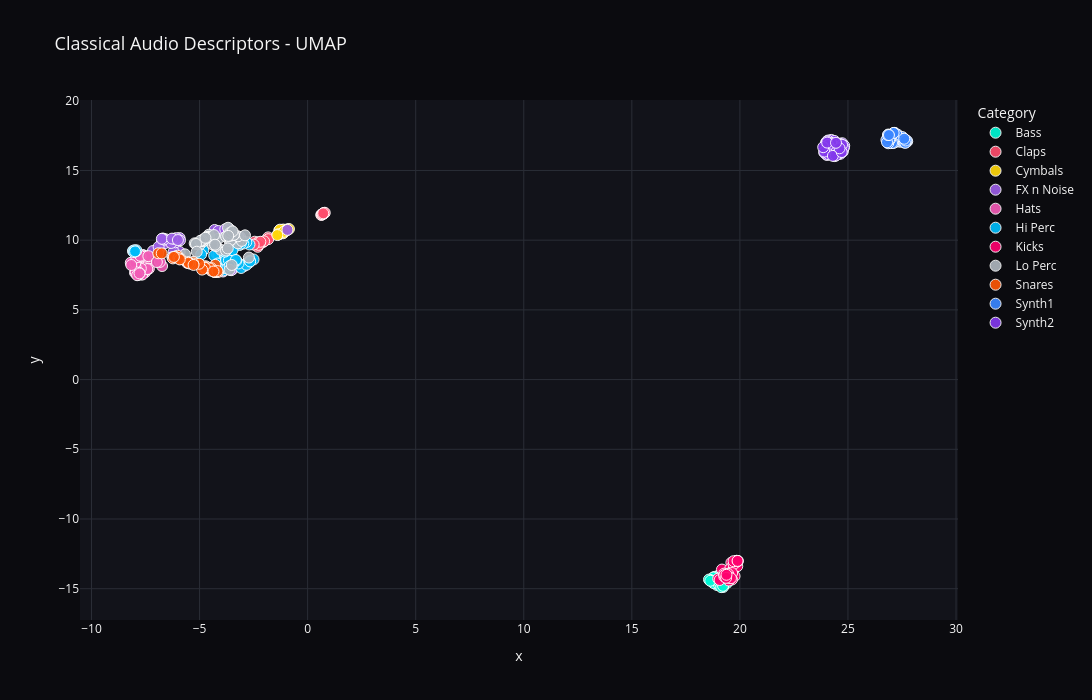

Notebook code cell kept with this figure:
### Code cell
make_interactive_plot(plot_classical, "Classical Audio Descriptors - UMAP")

### Figure 1 — Plotly figure (JSON) as saved in the notebook; plotly's stock layout.template omitted (floating-point values rounded to 4 significant figures)
{"data": [{"customdata": [["bass_001.wav", "Bass"], ["bass_002.wav", "Bass"], ["bass_003.wav", "Bass"], ["bass_004.wav", "Bass"], ["bass_005.wav", "Bass"], ["bass_006.wav", "Bass"], ["bass_007.wav", "Bass"], ["bass_008.wav", "Bass"], ["bass_009.wav", "Bass"], ["bass_010.wav", "Bass"], ["bass_011.wav", "Bass"], ["bass_012.wav", "Bass"], ["bass_013.wav", "Bass"], ["bass_014.wav", "Bass"], ["bass_015.wav", "Bass"], ["bass_016.wav", "Bass"], ["bass_017.wav", "Bass"], ["bass_018.wav", "Bass"], ["bass_019.wav", "Bass"], ["bass_020.wav", "Bass"]], "hovertemplate": "label=%{customdata[1]}<br>x=%{x}<br>y=%{y}<br>filename=%{customdata[0]}<extra></extra>", "legendgroup": "Bass", "marker": {"color": "#00f5d4", "line": {"color": "white", "width": 1}, "opacity": 0.92, "size": 11, "symbol": "circle"}, "mode": "markers", "name": "Bass", "orientation": "v", "showlegend": true, "type": "scatter", "x": [18.71, 19.26, 18.87, 19.02, 18.68, 18.94, 18.77, 19.41, 18.78, 18.83, 19.1, 18.77, 18.66, 18.57, 19.03, 19.22, 19.04, 19.14, 19.22, 18.63], "xaxis": "x", "y": [-14.36, -14.72, -14.3, -14.05, -14.43, -14.74, -14.55, -14.58, -14.59, -14.15, -14.69, -14.19, -14.4, -14.34, -14.71, -14.88, -14.52, -14.89, -14.79, -14.43], "yaxis": "y"}, {"customdata": [["claps_001.wav", "Claps"], ["claps_002.wav", "Claps"], ["claps_003.wav", "Claps"], ["claps_004.wav", "Claps"], ["claps_005.wav", "Claps"], ["claps_006.wav", "Claps"], ["claps_007.wav", "Claps"], ["claps_008.wav", "Claps"], ["claps_009.wav", "Claps"], ["claps_010.wav", "Claps"], ["claps_011.wav", "Claps"], ["claps_012.wav", "Claps"], ["claps_013.wav", "Claps"], ["claps_014.wav", "Claps"], ["claps_015.wav", "Claps"], ["claps_016.wav", "Claps"], ["claps_017.wav", "Claps"], ["claps_018.wav", "Claps"], ["claps_019.wav", "Claps"], ["claps_020.wav", "Claps"], ["claps_021.wav", "Claps"], ["claps_022.wav", "Claps"], ["claps_023.wav", "Claps"], ["claps_024.wav", "Claps"]], "hovertemplate": "label=%{customdata[1]}<br>x=%{x}<br>y=%{y}<br>filename=%{customdata[0]}<extra></extra>", "legendgroup": "Claps", "marker": {"color": "#ff4d6d", "line": {"color": "white", "width": 1}, "opacity": 0.92, "size": 11, "symbol": "circle"}, "mode": "markers", "name": "Claps", "orientation": "v", "showlegend": true, "type": "scatter", "x": [0.63, 0.6994, 0.7192, 0.6824, 0.7647, 0.6515, 0.697, 0.7532, 0.7229, 0.7909, 0.6862, 0.723, -2.451, -1.826, -1.823, -2.31, -2.087, -2.015, -2.3, -2.264, -2.231, -2.276, -2.189, -2.497], "xaxis": "x", "y": [11.81, 11.88, 11.91, 11.86, 11.94, 11.83, 11.88, 11.93, 11.9, 11.97, 11.87, 11.93, 9.89, 10.2, 10.07, 9.527, 9.845, 9.922, 9.836, 9.75, 9.708, 9.66, 9.885, 9.683], "yaxis": "y"}, {"customdata": [["cymbals_001.wav", "Cymbals"], ["cymbals_002.wav", "Cymbals"], ["cymbals_003.wav", "Cymbals"], ["cymbals_004.wav", "Cymbals"], ["cymbals_005.wav", "Cymbals"], ["cymbals_006.wav", "Cymbals"], ["cymbals_007.wav", "Cymbals"], ["cymbals_008.wav", "Cymbals"], ["cymbals_009.wav", "Cymbals"], ["cymbals_010.wav", "Cymbals"], ["cymbals_011.wav", "Cymbals"], ["cymbals_012.wav", "Cymbals"], ["cymbals_013.wav", "Cymbals"], ["cymbals_014.wav", "Cymbals"], ["cymbals_015.wav", "Cymbals"], ["cymbals_016.wav", "Cymbals"], ["cymbals_017.wav", "Cymbals"], ["cymbals_018.wav", "Cymbals"], ["cymbals_019.wav", "Cymbals"], ["cymbals_020.wav", "Cymbals"]], "hovertemplate": "label=%{customdata[1]}<br>x=%{x}<br>y=%{y}<br>filename=%{customdata[0]}<extra></extra>", "legendgroup": "Cymbals", "marker": {"color": "#ffd60a", "line": {"color": "white", "width": 1}, "opacity": 0.92, "size": 11, "symbol": "circle"}, "mode": "markers", "name": "Cymbals", "orientation": "v", "showlegend": true, "type": "scatter", "x": [-1.029, -1.008, -1.062, -1.194, -1.072, 24.09, -1.128, -0.9819, -1.317, -0.9321, -1.329, -1.083, -1.352, -1.217, -1.282, -0.8647, -1.135, -1.347, -1.097, -1.404], "xaxis": "x", "y": [10.73, 10.71, 10.72, 10.55, 10.72, 17.02, 10.76, 10.7, 10.68, 10.78, 10.42, 10.61, 10.42, 10.51, 10.75, 10.8, 10.49, 10.43, 10.6, 10.37], "yaxis": "y"}, {"customdata": [["fx_n_noise_001.wav", "FX n Noise"], ["fx_n_noise_002.wav", "FX n Noise"], ["fx_n_noise_003.wav", "FX n Noise"], ["fx_n_noise_004.wav", "FX n Noise"], ["fx_n_noise_005.wav", "FX n Noise"], ["fx_n_noise_006.wav", "FX n Noise"], ["fx_n_noise_007.wav", "FX n Noise"], ["fx_n_noise_008.wav", "FX n Noise"], ["fx_n_noise_009.wav", "FX n Noise"], ["fx_n_noise_010.wav", "FX n Noise"], ["fx_n_noise_011.wav", "FX n Noise"], ["fx_n_noise_012.wav", "FX n Noise"], ["fx_n_noise_013.wav", "FX n Noise"], ["fx_n_noise_014.wav", "FX n Noise"], ["fx_n_noise_015.wav", "FX n Noise"], ["fx_n_noise_016.wav", "FX n Noise"], ["fx_n_noise_017.wav", "FX n Noise"], ["fx_n_noise_018.wav", "FX n Noise"], ["fx_n_noise_019.wav", "FX n Noise"], ["fx_n_noise_020.wav", "FX n Noise"], ["fx_n_noise_021.wav", "FX n Noise"], ["fx_n_noise_022.wav", "FX n Noise"], ["fx_n_noise_023.wav", "FX n Noise"], ["fx_n_noise_024.wav", "FX n Noise"], ["fx_n_noise_025.wav", "FX n Noise"], ["fx_n_noise_026.wav", "FX n Noise"], ["fx_n_noise_027.wav", "FX n Noise"], ["fx_n_noise_028.wav", "FX n Noise"], ["fx_n_noise_029.wav", "FX n Noise"], ["fx_n_noise_030.wav", "FX n Noise"], ["fx_n_noise_031.wav", "FX n Noise"], ["fx_n_noise_032.wav", "FX n Noise"], ["fx_n_noise_033.wav", "FX n Noise"], ["fx_n_noise_034.wav", "FX n Noise"], ["fx_n_noise_035.wav", "FX n Noise"], ["fx_n_noise_036.wav", "FX n Noise"], ["fx_n_noise_037.wav", "FX n Noise"], ["fx_n_noise_038.wav", "FX n Noise"], ["fx_n_noise_039.wav", "FX n Noise"], ["fx_n_noise_040.wav", "FX n Noise"], ["fx_n_noise_041.wav", "FX n Noise"], ["fx_n_noise_042.wav", "FX n Noise"], ["fx_n_noise_043.wav", "FX n Noise"], ["fx_n_noise_044.wav", "FX n Noise"], ["fx_n_noise_045.wav", "FX n Noise"], ["fx_n_noise_046.wav", "FX n Noise"]], "hovertemplate": "label=%{customdata[1]}<br>x=%{x}<br>y=%{y}<br>filename=%{customdata[0]}<extra></extra>", "legendgroup": "FX n Noise", "marker": {"color": "#9b5de5", "line": {"color": "white", "width": 1}, "opacity": 0.92, "size": 11, "symbol": "circle"}, "mode": "markers", "name": "FX n Noise", "orientation": "v", "showlegend": true, "type": "scatter", "x": [-0.9333, -4.11, -5.923, -4.248, -6.2, -3.916, -4.03, -3.482, -4.239, -3.12, -6.259, -4.04, -3.689, -4.305, -4.213, -3.79, -3.541, -2.905, -4.13, -2.948, -3.81, -5.924, -3.619, -6.675, -6.533, -6.742, -6.594, -6.846, -6.63, -3.944, -7.159, -6.682, -5.907, -6.895, -6.29, -6.116, -6.129, -6.576, -6.316, -6.7, -6.653, -6.169, -6.746, -6.075, -6.275, -6.002], "xaxis": "x", "y": [10.74, 10.52, 9.161, 10.44, 9.175, 7.753, 8.934, 7.903, 8.251, 10.22, 8.783, 10.54, 10.58, 10.73, 9.024, 10.61, 7.846, 8.245, 10.66, 8.141, 10.79, 10.15, 10.79, 9.966, 9.9, 9.872, 10.02, 9.396, 9.763, 8.614, 9.222, 10.1, 9.984, 9.524, 10.0, 9.844, 10.06, 10.07, 9.798, 10.12, 10.04, 10.1, 10.1, 10.15, 10.11, 10.01], "yaxis": "y"}, {"customdata": [["hats_001.wav", "Hats"], ["hats_002.wav", "Hats"], ["hats_003.wav", "Hats"], ["hats_004.wav", "Hats"], ["hats_005.wav", "Hats"], ["hats_006.wav", "Hats"], ["hats_007.wav", "Hats"], ["hats_008.wav", "Hats"], ["hats_009.wav", "Hats"], ["hats_010.wav", "Hats"], ["hats_011.wav", "Hats"], ["hats_012.wav", "Hats"], ["hats_013.wav", "Hats"], ["hats_014.wav", "Hats"], ["hats_015.wav", "Hats"], ["hats_016.wav", "Hats"], ["hats_017.wav", "Hats"], ["hats_018.wav", "Hats"], ["hats_019.wav", "Hats"], ["hats_020.wav", "Hats"], ["hats_021.wav", "Hats"], ["hats_022.wav", "Hats"], ["hats_023.wav", "Hats"], ["hats_024.wav", "Hats"], ["hats_025.wav", "Hats"], ["hats_026.wav", "Hats"], ["hats_027.wav", "Hats"], ["hats_028.wav", "Hats"], ["hats_029.wav", "Hats"], ["hats_030.wav", "Hats"], ["hats_031.wav", "Hats"], ["hats_032.wav", "Hats"], ["hats_033.wav", "Hats"], ["hats_034.wav", "Hats"], ["hats_035.wav", "Hats"], ["hats_036.wav", "Hats"], ["hats_037.wav", "Hats"], ["hats_038.wav", "Hats"], ["hats_039.wav", "Hats"], ["hats_040.wav", "Hats"], ["hats_041.wav", "Hats"], ["hats_042.wav", "Hats"], ["hats_043.wav", "Hats"], ["hats_044.wav", "Hats"]], "hovertemplate": "label=%{customdata[1]}<br>x=%{x}<br>y=%{y}<br>filename=%{customdata[0]}<extra></extra>", "legendgroup": "Hats", "marker": {"color": "#f15bb5", "line": {"color": "white", "width": 1}, "opacity": 0.92, "size": 11, "symbol": "circle"}, "mode": "markers", "name": "Hats", "orientation": "v", "showlegend": true, "type": "scatter", "x": [-7.891, -7.527, -7.818, -7.916, -6.735, -7.536, -7.74, -7.882, -7.515, -8.057, -7.808, -7.43, -7.988, -7.632, -7.817, -7.575, -8.081, -7.502, -7.919, -6.832, -7.544, -7.679, -7.936, -7.653, -7.838, -8.06, -7.346, -7.42, -7.718, -7.967, -7.772, -8.183, -7.968, -7.728, -7.953, -7.849, -7.922, -7.745, -8.161, -7.37, -5.573, -6.976, -7.888, -7.779], "xaxis": "x", "y": [8.555, 7.689, 7.575, 8.068, 8.146, 7.889, 8.095, 8.092, 7.908, 8.421, 8.769, 8.487, 7.666, 8.94, 8.602, 8.89, 8.432, 8.819, 8.489, 8.441, 7.774, 7.55, 8.681, 7.532, 7.505, 8.252, 7.953, 7.926, 7.969, 8.112, 7.643, 8.383, 8.369, 8.821, 7.707, 8.816, 8.767, 8.882, 8.22, 8.854, 8.373, 8.433, 7.486, 7.615], "yaxis": "y"}, {"customdata": [["hi_perc_001.wav", "Hi Perc"], ["hi_perc_002.wav", "Hi Perc"], ["hi_perc_003.wav", "Hi Perc"], ["hi_perc_004.wav", "Hi Perc"], ["hi_perc_005.wav", "Hi Perc"], ["hi_perc_006.wav", "Hi Perc"], ["hi_perc_007.wav", "Hi Perc"], ["hi_perc_008.wav", "Hi Perc"], ["hi_perc_009.wav", "Hi Perc"], ["hi_perc_010.wav", "Hi Perc"], ["hi_perc_011.wav", "Hi Perc"], ["hi_perc_012.wav", "Hi Perc"], ["hi_perc_013.wav", "Hi Perc"], ["hi_perc_014.wav", "Hi Perc"], ["hi_perc_015.wav", "Hi Perc"], ["hi_perc_016.wav", "Hi Perc"], ["hi_perc_017.wav", "Hi Perc"], ["hi_perc_018.wav", "Hi Perc"], ["hi_perc_019.wav", "Hi Perc"], ["hi_perc_020.wav", "Hi Perc"], ["hi_perc_021.wav", "Hi Perc"], ["hi_perc_022.wav", "Hi Perc"], ["hi_perc_023.wav", "Hi Perc"], ["hi_perc_024.wav", "Hi Perc"], ["hi_perc_025.wav", "Hi Perc"], ["hi_perc_026.wav", "Hi Perc"], ["hi_perc_027.wav", "Hi Perc"], ["hi_perc_028.wav", "Hi Perc"], ["hi_perc_029.wav", "Hi Perc"], ["hi_perc_030.wav", "Hi Perc"], ["hi_perc_031.wav", "Hi Perc"], ["hi_perc_032.wav", "Hi Perc"], ["hi_perc_033.wav", "Hi Perc"], ["hi_perc_034.wav", "Hi Perc"], ["hi_perc_035.wav", "Hi Perc"], ["hi_perc_036.wav", "Hi Perc"], ["hi_perc_037.wav", "Hi Perc"], ["hi_perc_038.wav", "Hi Perc"], ["hi_perc_039.wav", "Hi Perc"], ["hi_perc_040.wav", "Hi Perc"], ["hi_perc_041.wav", "Hi Perc"], ["hi_perc_042.wav", "Hi Perc"], ["hi_perc_043.wav", "Hi Perc"], ["hi_perc_044.wav", "Hi Perc"], ["hi_perc_045.wav", "Hi Perc"], ["hi_perc_046.wav", "Hi Perc"], ["hi_perc_047.wav", "Hi Perc"], ["hi_perc_048.wav", "Hi Perc"]], "hovertemplate": "label=%{customdata[1]}<br>x=%{x}<br>y=%{y}<br>filename=%{customdata[0]}<extra></extra>", "legendgroup": "Hi Perc", "marker": {"color": "#00bbf9", "line": {"color": "white", "width": 1}, "opacity": 0.92, "size": 11, "symbol": "circle"}, "mode": "markers", "name": "Hi Perc", "orientation": "v", "showlegend": true, "type": "scatter", "x": [-8.057, -8.082, -4.074, -2.81, -7.938, -7.925, -3.892, -4.123, -3.515, -8.009, -8.031, -3.079, -3.705, -2.717, -7.983, -4.324, -4.828, -4.928, -3.494, -3.944, -4.161, -3.156, -3.769, -2.828, -3.694, -3.69, -3.699, -2.503, -3.789, -3.743, -3.197, -3.727, -3.302, -3.653, -3.775, -2.691, -3.454, -2.674, -3.642, -3.823, -2.837, -2.975, -3.476, -3.717, -3.32, -3.101, -3.61, -2.661], "xaxis": "x", "y": [9.246, 9.215, 8.931, 8.345, 9.206, 9.274, 7.831, 8.94, 8.752, 9.271, 9.145, 8.006, 8.024, 8.39, 9.196, 8.896, 9.284, 8.977, 9.356, 7.979, 8.326, 9.652, 8.051, 8.238, 8.656, 8.524, 8.933, 8.616, 8.688, 8.454, 8.33, 9.142, 8.527, 8.938, 8.568, 9.691, 8.276, 8.522, 8.555, 9.179, 9.857, 9.755, 9.284, 7.969, 8.581, 9.752, 8.14, 8.471], "yaxis": "y"}, {"customdata": [["kicks_001.wav", "Kicks"], ["kicks_002.wav", "Kicks"], ["kicks_003.wav", "Kicks"], ["kicks_004.wav", "Kicks"], ["kicks_005.wav", "Kicks"], ["kicks_006.wav", "Kicks"], ["kicks_007.wav", "Kicks"], ["kicks_008.wav", "Kicks"], ["kicks_009.wav", "Kicks"], ["kicks_010.wav", "Kicks"], ["kicks_011.wav", "Kicks"], ["kicks_012.wav", "Kicks"], ["kicks_013.wav", "Kicks"], ["kicks_014.wav", "Kicks"], ["kicks_015.wav", "Kicks"], ["kicks_016.wav", "Kicks"], ["kicks_017.wav", "Kicks"], ["kicks_018.wav", "Kicks"], ["kicks_019.wav", "Kicks"], ["kicks_020.wav", "Kicks"], ["kicks_021.wav", "Kicks"], ["kicks_022.wav", "Kicks"], ["kicks_023.wav", "Kicks"], ["kicks_024.wav", "Kicks"], ["kicks_025.wav", "Kicks"], ["kicks_026.wav", "Kicks"], ["kicks_027.wav", "Kicks"], ["kicks_028.wav", "Kicks"], ["kicks_029.wav", "Kicks"], ["kicks_030.wav", "Kicks"], ["kicks_031.wav", "Kicks"], ["kicks_032.wav", "Kicks"]], "hovertemplate": "label=%{customdata[1]}<br>x=%{x}<br>y=%{y}<br>filename=%{customdata[0]}<extra></extra>", "legendgroup": "Kicks", "marker": {"color": "#ff006e", "line": {"color": "white", "width": 1}, "opacity": 0.92, "size": 11, "symbol": "circle"}, "mode": "markers", "name": "Kicks", "orientation": "v", "showlegend": true, "type": "scatter", "x": [19.0, 19.17, 19.6, 19.55, 19.71, 19.85, 19.78, 19.88, 19.88, 19.78, 19.86, 19.71, 19.85, 19.71, 19.91, 19.89, 19.06, 19.27, 19.48, 19.28, 19.75, 19.64, 19.28, 19.45, 19.49, 19.64, 19.43, 19.46, 19.52, 19.59, 19.36, 19.38], "xaxis": "x", "y": [-14.28, -13.63, -13.13, -13.57, -13.59, -13.0, -13.11, -13.39, -13.03, -13.08, -13.05, -13.24, -13.0, -13.03, -13.01, -13.01, -14.38, -13.92, -13.91, -14.12, -14.1, -14.34, -14.02, -14.14, -14.41, -13.88, -14.19, -13.96, -14.2, -14.24, -14.22, -14.0], "yaxis": "y"}, {"customdata": [["lo_perc_001.wav", "Lo Perc"], ["lo_perc_002.wav", "Lo Perc"], ["lo_perc_003.wav", "Lo Perc"], ["lo_perc_004.wav", "Lo Perc"], ["lo_perc_005.wav", "Lo Perc"], ["lo_perc_006.wav", "Lo Perc"], ["lo_perc_007.wav", "Lo Perc"], ["lo_perc_008.wav", "Lo Perc"], ["lo_perc_009.wav", "Lo Perc"], ["lo_perc_010.wav", "Lo Perc"], ["lo_perc_011.wav", "Lo Perc"], ["lo_perc_012.wav", "Lo Perc"], ["lo_perc_013.wav", "Lo Perc"], ["lo_perc_014.wav", "Lo Perc"], ["lo_perc_015.wav", "Lo Perc"], ["lo_perc_016.wav", "Lo Perc"], ["lo_perc_017.wav", "Lo Perc"], ["lo_perc_018.wav", "Lo Perc"], ["lo_perc_019.wav", "Lo Perc"], ["lo_perc_020.wav", "Lo Perc"], ["lo_perc_021.wav", "Lo Perc"], ["lo_perc_022.wav", "Lo Perc"], ["lo_perc_023.wav", "Lo Perc"], ["lo_perc_024.wav", "Lo Perc"], ["lo_perc_025.wav", "Lo Perc"], ["lo_perc_026.wav", "Lo Perc"], ["lo_perc_027.wav", "Lo Perc"], ["lo_perc_028.wav", "Lo Perc"], ["lo_perc_029.wav", "Lo Perc"], ["lo_perc_030.wav", "Lo Perc"], ["lo_perc_031.wav", "Lo Perc"], ["lo_perc_032.wav", "Lo Perc"], ["lo_perc_033.wav", "Lo Perc"], ["lo_perc_034.wav", "Lo Perc"], ["lo_perc_035.wav", "Lo Perc"], ["lo_perc_036.wav", "Lo Perc"], ["lo_perc_037.wav", "Lo Perc"], ["lo_perc_038.wav", "Lo Perc"], ["lo_perc_039.wav", "Lo Perc"], ["lo_perc_040.wav", "Lo Perc"], ["lo_perc_041.wav", "Lo Perc"], ["lo_perc_042.wav", "Lo Perc"], ["lo_perc_043.wav", "Lo Perc"], ["lo_perc_044.wav", "Lo Perc"], ["lo_perc_045.wav", "Lo Perc"], ["lo_perc_046.wav", "Lo Perc"]], "hovertemplate": "label=%{customdata[1]}<br>x=%{x}<br>y=%{y}<br>filename=%{customdata[0]}<extra></extra>", "legendgroup": "Lo Perc", "marker": {"color": "#adb5bd", "line": {"color": "white", "width": 1}, "opacity": 0.92, "size": 11, "symbol": "circle"}, "mode": "markers", "name": "Lo Perc", "orientation": "v", "showlegend": true, "type": "scatter", "x": [-4.578, -4.136, -4.765, -4.022, -4.25, -4.403, -4.574, -3.223, -4.575, -4.795, -4.962, -4.829, -4.626, -4.664, -3.776, -4.906, -5.226, -4.331, -4.89, -4.964, -4.728, -5.167, -4.285, -3.75, -3.641, -3.774, -3.048, -3.611, -3.61, -3.507, -3.555, -3.684, -3.226, -3.568, -3.424, -3.412, -3.51, -2.718, -3.585, -5.931, -3.473, -5.131, -2.898, -3.674, -5.675, -3.696], "xaxis": "x", "y": [10.02, 10.09, 10.02, 9.312, 9.58, 9.697, 10.39, 9.77, 10.25, 10.07, 9.728, 9.937, 10.23, 10.17, 9.259, 9.935, 9.776, 10.37, 9.985, 9.956, 10.17, 9.729, 9.674, 10.27, 10.53, 10.26, 9.949, 7.881, 9.937, 10.62, 10.01, 10.89, 10.28, 10.32, 10.37, 10.38, 8.22, 8.752, 10.52, 8.771, 10.63, 9.171, 10.35, 10.31, 8.983, 9.409], "yaxis": "y"}, {"customdata": [["snares_001.wav", "Snares"], ["snares_002.wav", "Snares"], ["snares_003.wav", "Snares"], ["snares_004.wav", "Snares"], ["snares_005.wav", "Snares"], ["snares_006.wav", "Snares"], ["snares_007.wav", "Snares"], ["snares_008.wav", "Snares"], ["snares_009.wav", "Snares"], ["snares_010.wav", "Snares"], ["snares_011.wav", "Snares"], ["snares_012.wav", "Snares"], ["snares_013.wav", "Snares"], ["snares_014.wav", "Snares"], ["snares_015.wav", "Snares"], ["snares_016.wav", "Snares"], ["snares_017.wav", "Snares"], ["snares_018.wav", "Snares"], ["snares_019.wav", "Snares"], ["snares_020.wav", "Snares"], ["snares_021.wav", "Snares"], ["snares_022.wav", "Snares"], ["snares_023.wav", "Snares"], ["snares_024.wav", "Snares"], ["snares_025.wav", "Snares"], ["snares_026.wav", "Snares"], ["snares_027.wav", "Snares"], ["snares_028.wav", "Snares"], ["snares_029.wav", "Snares"], ["snares_030.wav", "Snares"], ["snares_031.wav", "Snares"], ["snares_032.wav", "Snares"], ["snares_033.wav", "Snares"], ["snares_034.wav", "Snares"]], "hovertemplate": "label=%{customdata[1]}<br>x=%{x}<br>y=%{y}<br>filename=%{customdata[0]}<extra></extra>", "legendgroup": "Snares", "marker": {"color": "#fb5607", "line": {"color": "white", "width": 1}, "opacity": 0.92, "size": 11, "symbol": "circle"}, "mode": "markers", "name": "Snares", "orientation": "v", "showlegend": true, "type": "scatter", "x": [-4.703, -4.15, -4.236, -4.354, -4.275, -4.456, -4.464, -4.459, -4.288, -4.784, -4.761, -4.53, -4.305, -4.175, -4.756, -4.884, -4.355, -6.232, -6.912, -5.3, -6.751, -5.019, -5.292, -5.511, -6.02, -5.528, -5.433, -5.873, -6.134, -5.978, -5.512, -5.278, -5.917, -6.19], "xaxis": "x", "y": [8.125, 7.713, 7.765, 7.871, 8.231, 7.881, 7.816, 7.996, 7.71, 8.114, 7.984, 7.972, 7.73, 7.783, 8.026, 7.89, 7.756, 8.693, 9.061, 8.437, 9.054, 8.309, 8.327, 8.385, 8.886, 8.421, 8.314, 8.65, 8.824, 8.72, 8.373, 8.224, 8.618, 8.797], "yaxis": "y"}, {"customdata": [["synth1_001.wav", "Synth1"], ["synth1_002.wav", "Synth1"], ["synth1_003.wav", "Synth1"], ["synth1_004.wav", "Synth1"], ["synth1_005.wav", "Synth1"], ["synth1_006.wav", "Synth1"], ["synth1_007.wav", "Synth1"], ["synth1_008.wav", "Synth1"], ["synth1_009.wav", "Synth1"], ["synth1_010.wav", "Synth1"], ["synth1_011.wav", "Synth1"], ["synth1_012.wav", "Synth1"], ["synth1_013.wav", "Synth1"], ["synth1_014.wav", "Synth1"], ["synth1_015.wav", "Synth1"], ["synth1_016.wav", "Synth1"], ["synth1_017.wav", "Synth1"], ["synth1_018.wav", "Synth1"], ["synth1_019.wav", "Synth1"], ["synth1_020.wav", "Synth1"], ["synth1_021.wav", "Synth1"], ["synth1_022.wav", "Synth1"], ["synth1_023.wav", "Synth1"], ["synth1_024.wav", "Synth1"], ["synth1_025.wav", "Synth1"], ["synth1_026.wav", "Synth1"], ["synth1_027.wav", "Synth1"], ["synth1_028.wav", "Synth1"], ["synth1_029.wav", "Synth1"], ["synth1_030.wav", "Synth1"], ["synth1_031.wav", "Synth1"], ["synth1_032.wav", "Synth1"], ["synth1_033.wav", "Synth1"], ["synth1_034.wav", "Synth1"], ["synth1_035.wav", "Synth1"], ["synth1_036.wav", "Synth1"], ["synth1_037.wav", "Synth1"]], "hovertemplate": "label=%{customdata[1]}<br>x=%{x}<br>y=%{y}<br>filename=%{customdata[0]}<extra></extra>", "legendgroup": "Synth1", "marker": {"color": "#3a86ff", "line": {"color": "white", "width": 1}, "opacity": 0.92, "size": 11, "symbol": "circle"}, "mode": "markers", "name": "Synth1", "orientation": "v", "showlegend": true, "type": "scatter", "x": [27.5, 27.31, 27.16, 27.52, 27.22, 27.13, 27.39, 27.31, 27.13, 27.64, 27.18, 26.95, 27.74, 27.43, 27.09, 27.24, 27.68, 27.15, 26.97, 27.68, 27.23, 27.1, 27.61, 27.04, 26.86, 27.72, 26.95, 26.78, 27.65, 26.9, 26.81, 27.67, 27.11, 26.87, 27.6, 26.85, 26.9], "xaxis": "x", "y": [17.37, 17.55, 17.7, 17.39, 17.54, 17.67, 17.09, 17.43, 17.7, 17.03, 17.11, 17.04, 17.08, 17.07, 17.19, 17.59, 17.07, 17.04, 16.96, 17.03, 17.06, 16.97, 17.0, 16.97, 16.95, 17.15, 17.25, 17.19, 16.99, 17.21, 17.02, 17.15, 17.69, 17.58, 17.28, 17.54, 17.54], "yaxis": "y"}, {"customdata": [["synth2_001.wav", "Synth2"], ["synth2_002.wav", "Synth2"], ["synth2_003.wav", "Synth2"], ["synth2_004.wav", "Synth2"], ["synth2_005.wav", "Synth2"], ["synth2_006.wav", "Synth2"], ["synth2_007.wav", "Synth2"], ["synth2_008.wav", "Synth2"], ["synth2_009.wav", "Synth2"], ["synth2_010.wav", "Synth2"], ["synth2_011.wav", "Synth2"], ["synth2_012.wav", "Synth2"], ["synth2_013.wav", "Synth2"], ["synth2_014.wav", "Synth2"], ["synth2_015.wav", "Synth2"], ["synth2_016.wav", "Synth2"], ["synth2_017.wav", "Synth2"], ["synth2_018.wav", "Synth2"], ["synth2_019.wav", "Synth2"], ["synth2_020.wav", "Synth2"], ["synth2_021.wav", "Synth2"], ["synth2_022.wav", "Synth2"], ["synth2_023.wav", "Synth2"], ["synth2_024.wav", "Synth2"], ["synth2_025.wav", "Synth2"], ["synth2_026.wav", "Synth2"], ["synth2_027.wav", "Synth2"], ["synth2_028.wav", "Synth2"], ["synth2_029.wav", "Synth2"], ["synth2_030.wav", "Synth2"], ["synth2_031.wav", "Synth2"], ["synth2_032.wav", "Synth2"], ["synth2_033.wav", "Synth2"], ["synth2_034.wav", "Synth2"], ["synth2_035.wav", "Synth2"], ["synth2_036.wav", "Synth2"], ["synth2_037.wav", "Synth2"], ["synth2_038.wav", "Synth2"], ["synth2_039.wav", "Synth2"], ["synth2_040.wav", "Synth2"], ["synth2_041.wav", "Synth2"], ["synth2_042.wav", "Synth2"], ["synth2_043.wav", "Synth2"], ["synth2_044.wav", "Synth2"], ["synth2_045.wav", "Synth2"], ["synth2_046.wav", "Synth2"], ["synth2_047.wav", "Synth2"], ["synth2_048.wav", "Synth2"]], "hovertemplate": "label=%{customdata[1]}<br>x=%{x}<br>y=%{y}<br>filename=%{customdata[0]}<extra></extra>", "legendgroup": "Synth2", "marker": {"color": "#8338ec", "line": {"color": "white", "width": 1}, "opacity": 0.92, "size": 11, "symbol": "circle"}, "mode": "markers", "name": "Synth2", "orientation": "v", "showlegend": true, "type": "scatter", "x": [24.38, 24.14, 24.23, 24.22, 24.59, 24.73, 24.73, 24.38, 24.38, 24.03, 23.98, 24.08, 24.51, 24.64, 24.75, 24.59, 24.39, 24.56, 24.25, 24.14, 24.15, 24.15, 24.46, 24.63, 24.47, 24.69, 24.8, 24.83, 24.01, 23.9, 24.22, 24.03, 24.05, 24.06, 24.19, 24.08, 24.09, 23.91, 23.85, 24.04, 24.44, 24.76, 24.8, 24.73, 24.3, 24.71, 24.61, 24.45], "xaxis": "x", "y": [16.64, 16.58, 17.05, 17.19, 16.65, 16.63, 16.95, 17.12, 16.55, 16.49, 17.0, 17.15, 16.17, 16.19, 16.39, 16.54, 16.03, 16.18, 16.27, 16.9, 16.35, 16.3, 16.68, 16.92, 16.19, 16.37, 16.62, 16.78, 16.13, 16.29, 16.98, 17.08, 16.12, 16.4, 16.6, 16.82, 16.17, 16.35, 16.67, 17.0, 16.07, 16.35, 16.65, 16.84, 16.05, 16.32, 16.59, 16.98], "yaxis": "y"}], "layout": {"font": {"color": "#f5f5f5", "size": 12}, "height": 700, "legend": {"title": {"text": "Category"}, "tracegroupgap": 0}, "paper_bgcolor": "#0b0b0f", "plot_bgcolor": "#12131a", "title": {"font": {"color": "#f5f5f5", "size": 18}, "text": "Classical Audio Descriptors - UMAP"}, "width": 1100, "xaxis": {"anchor": "y", "color": "#f5f5f5", "domain": [0, 1], "gridcolor": "#2a2d36", "showgrid": true, "title": {"text": "x"}, "zeroline": false}, "yaxis": {"anchor": "x", "color": "#f5f5f5", "domain": [0, 1], "gridcolor": "#2a2d36", "showgrid": true, "title": {"text": "y"}, "zeroline": false}}}
